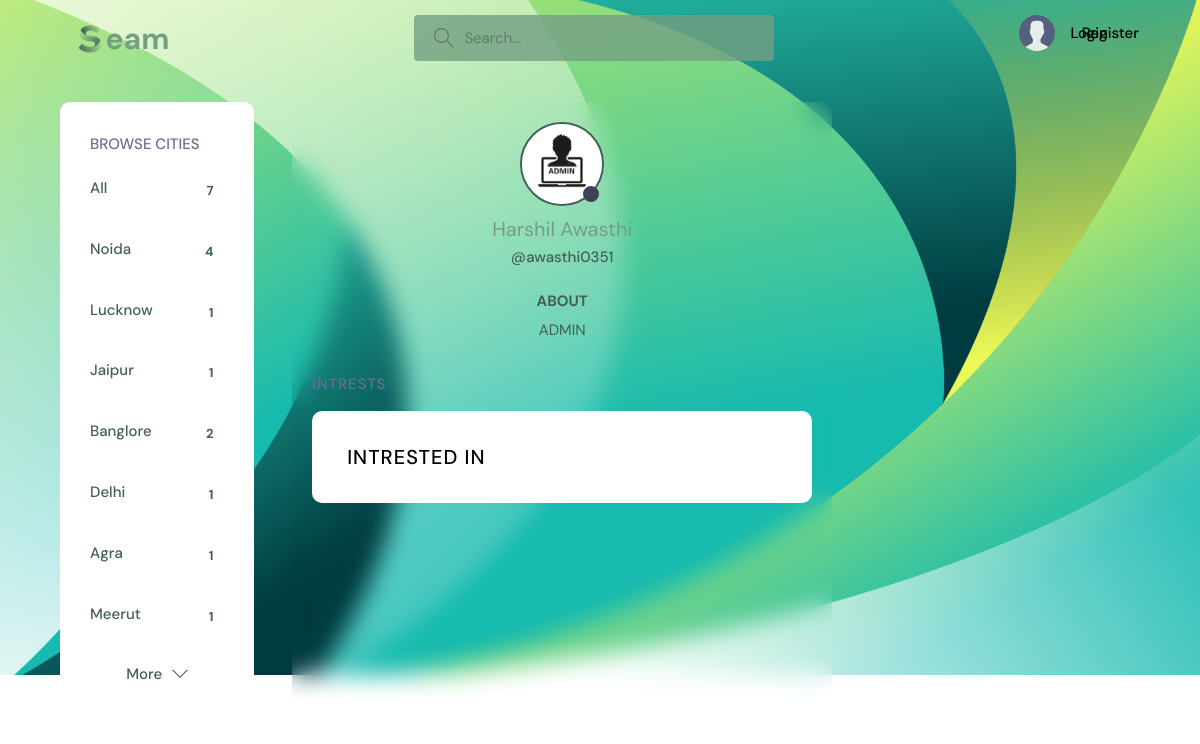
Page /profile/1/ on the committed database.
### base/models.py (models this page shows, shortened)
class Topic(models.Model):
    name = models.CharField(max_length=200)

class User(AbstractUser):
    name = models.CharField(max_length=200, null=True)
    email = models.EmailField(unique=True, null=True)
    bio = models.TextField(null=True)
    avatar = models.ImageField(null=True, default="avatar.svg")
    USERNAME_FIELD = 'email'
    REQUIRED_FIELDS = []

### base/views.py (the view)
# urls.py: path('profile/<str:pk>/', views.userProfile, name="user-profile"),
def userProfile(request, pk):
    user = User.objects.get(id=pk)
    rooms = user.room_set.all()
    room_messages = user.message_set.all()
    topics = Topic.objects.all()
    context = {'user': user, 'rooms': rooms,
               'room_messages': room_messages, 'topics': topics}
    return render(request, 'base/profile.html', context)

### base/templates/base/profile.html (shortened to what this page needs)
{% extends 'main.html' %}
{% block content %}
<main class="profile-page layout layout--3">
  <div class="container">
    {% include 'base/topics_component.html' %}
    <div class="roomList">
      <div class="profile">
        <div class="profile__avatar">
          <div class="avatar avatar--large active">
            <img src="{{user.avatar.url}}" />
          </div>
        </div>
        <div class="profile__info">
          <h3>{{user.name}}</h3>
          <p>@{{user.username}}</p>
        </div>
        <div class="profile__about">
          <h3>About</h3>
          <p>
            {{user.bio}}
          </p>
        </div>
      </div>
      <div class="roomList__header">
        <div>
          <h2>Intrests </h2>
        </div>
      </div>
      {% include 'base/activity_component.html' %}
    </div>
  </div>
</main>
{% endblock content %}

### templates/main.html (shortened to what this page needs)
<!DOCTYPE html>
{% load static %}
<html lang="en">
<head>
    <link rel="stylesheet" href="{% static 'styles/style.css' %}" />
</head>
<body background="{% static 'images/login_background.png' %}">
    {% include 'navbar.html' %}
    {% block content %}
    {% endblock %}
</body>
</html>

### templates/navbar.html (shortened to what this page needs)
{% load static %}
<header class="header header--loggedIn">
    <div class="container">
        <a href="{% url 'home' %}" class="header__logo">
            <img src="{% static 'images/logo.png' %}" />
            <h1>eam</h1>
        </a>
        <form class="header__search" method="GET" action="{% url 'home' %}">
            <label>
                <input name="q" placeholder="Search..." />
            </label>
        </form>
        <nav class="header__menu">
            {% if request.user.is_authenticated %}
            <div class="header__user">
                <a href="{% url 'update-user' %}">
                    <div class="avatar avatar--medium active">
                        <img src="{{request.user.avatar.url}}" />
                    </div>
                    <p>{{request.user.username}} <span>@{{request.user.username}}</span></p>
                </a>
                <button class="dropdown-button">
                    <svg version="1.1" xmlns="http://www.w3.org/2000/svg" width="32" height="32" viewBox="0 0 32 32">
                        <title>chevron-down</title>
                        <path d="M16 21l-13-13h-3l16 16 16-16h-3l-13 13z"></path>
                    </svg>
                </button>
            </div>
            {% else %}
            <div class="nav_menu" style="display: flex; gap: 1rem;">
                <a href="{% url 'login' %}">
                    <img src="{% static 'images/avatar.svg' %}" />
                    <p>Login</p>
                </a>
                <a href="{% url 'register' %}">
                    <p>Register</p>
                </a>
            </div>
            {% endif %}
        </nav>
    </div>
</header>

### base/templates/base/topics_component.html
<div class="topics">
    <div class="topics__header">
        <h2>Browse Cities</h2>
    </div>
    <ul class="topics__list">
        <li>
            <a href="{% url 'home' %}" class="active">All <span>{{topics.count}}</span></a>
        </li>
        {% for topic in topics %}
        <li>
            <a href="{% url 'home' %}?q={{topic.name}}">{{topic.name}}<span>{{topic.room_set.all.count}}</span></a>
        </li>
        {% endfor %}
    </ul>
    <a class="btn btn--link" href="{% url 'topics' %}">
        More
        <svg version="1.1" xmlns="http://www.w3.org/2000/svg" width="32" height="32" viewBox="0 0 32 32">
            <title>chevron-down</title>
            <path d="M16 21l-13-13h-3l16 16 16-16h-3l-13 13z"></path>
        </svg>
    </a>
</div>

### base/templates/base/activity_component.html (shortened to what this page needs)
<div class="activities">
    <div class="activities__header">
        <h2>Intrested in</h2>
    </div>
</div>

### rows in the picture
Topic: name "Noida", room_set.all.count "4"
Topic: name "Lucknow", room_set.all.count "1"
Topic: name "Jaipur", room_set.all.count "1"
Topic: name "Banglore", room_set.all.count "2"
Topic: name "Delhi", room_set.all.count "1"
Topic: name "Agra", room_set.all.count "1"
Topic: name "Meerut", room_set.all.count "1"
User: avatar (picture), name "Harshil Awasthi", username "awasthi0351", bio "ADMIN"

### other values in the picture
{{ topics.count }} "7"
